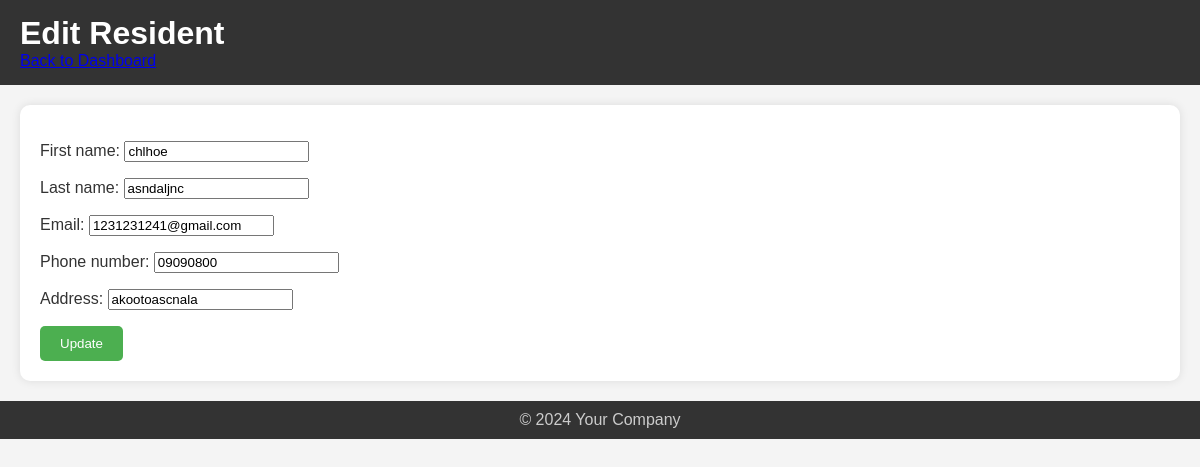
/residents/edit/11/, run on the app's committed database.
### app/models.py (models this page shows, shortened)
class Resident(models.Model):
    first_name = models.CharField(max_length=100)
    last_name = models.CharField(max_length=100)
    email = models.EmailField(unique=True)
    phone_number = models.CharField(max_length=15, blank=True, null=True)
    address = models.CharField(max_length=255)
    joined_date = models.DateField(auto_now_add=True)

### app/views.py (the view)
# urls.py: path('residents/edit/<int:pk>/', ResidentUpdateView.as_view(), name='edit_resident'),
class ResidentUpdateView(UpdateView):
    model = Resident
    form_class = ResidentForm
    template_name = 'app/admin_edit_resident.html'
    success_url = reverse_lazy('resident_list')

### app/forms.py
class ResidentForm(forms.ModelForm):
    class Meta:
        model = Resident
        fields = '__all__'

### app/templates/app/admin_edit_resident.html (shortened to what this page needs)
{% load static %}
<!DOCTYPE html>
<html lang="en">
<head>
    <link rel="stylesheet" href="{% static 'css/admin.css' %}">
</head>
<body>
    <header>
        <h1>Edit Resident</h1>
        <a class="back-link" href="{% url 'resident_list' %}">Back to Dashboard</a>
    </header>
    <main>
        <form method="post" class="form-container">
            {{ form.as_p }}
            <button type="submit" class="btn-primary">Update</button>
        </form>
    </main>
    <footer>
        <p>&copy; 2024 Your Company</p>
    </footer>
</body>
</html>

### static/css/admin.css (style rules this page uses)
body { font-family: Arial, sans-serif; margin: 0; padding: 0; background-color: #f4f4f4; color: #333; }
header { background-color: #333; color: white; padding: 15px 20px; }
header h1 { margin: 0; }
main { padding: 20px; background-color: white; margin: 20px; border-radius: 10px; box-shadow: 0 0 10px rgba(0, 0, 0, 0.1); }
.btn-primary, .btn-secondary, .btn-danger { background-color: #4CAF50; color: white; padding: 10px 20px; border: none; border-radius: 5px; text-decoration: none; display: inline-block; cursor: pointer; }
footer { background-color: #333; color: #ccc; text-align: center; padding: 10px; }
footer p { margin: 0; }

### data on the page
Resident: first_name "chlhoe", last_name "asndaljnc", email "1231231241@gmail.com", phone_number "09090800", address "akootoascnala"
